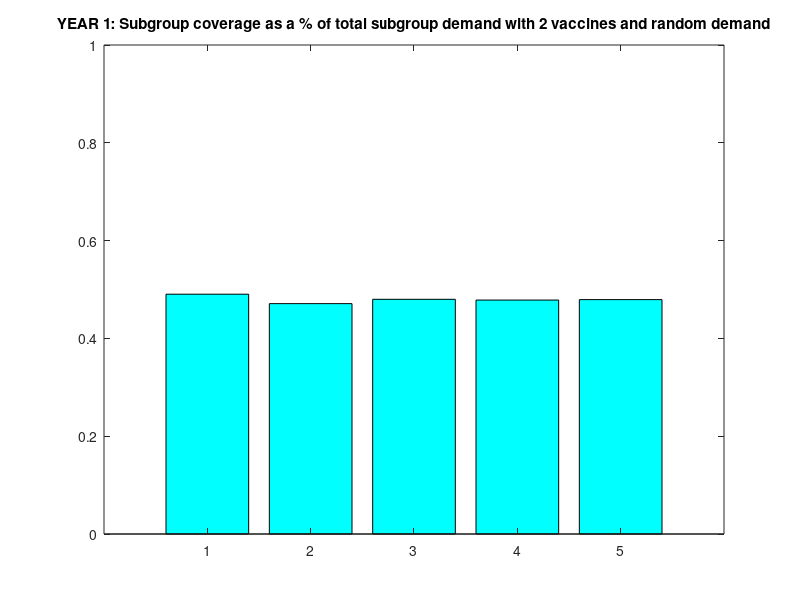
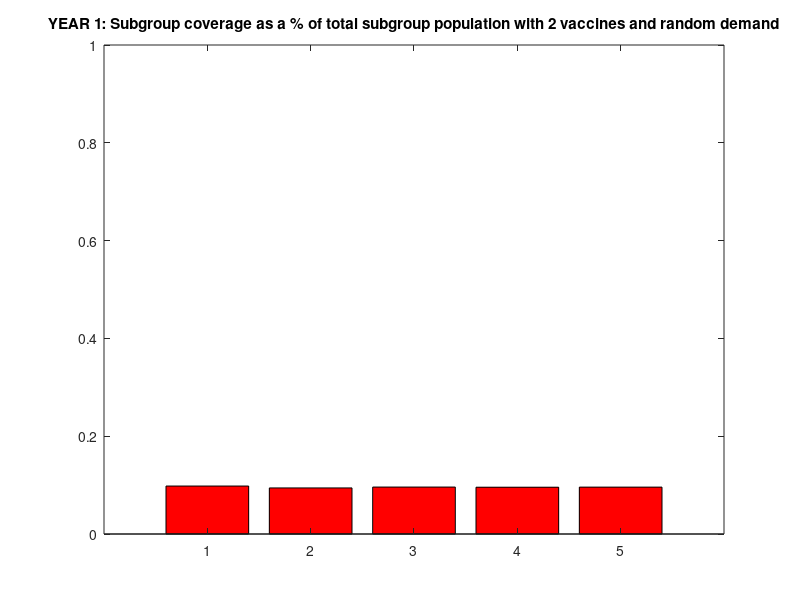

Source code (MATLAB) for these figures, in order:
function Ldistr_5G_year1_solevacc() %was originally Year 0 but that's confusing

global Unvacc Left_C Doses Perc Left_budget Perc_totalpplnGr cov Bused

clear Doses
clear Perc
clear Left_budget  % left over budget, cash+doses translated in $
clear Left_C  % left over cash
clear Perc_totalpplnGr
clear Unvacc

scale=0.8;


%%Queue demand
%d1=

%dmd=[d1,d2,d3,d4,d5];

dmd=[0.2,0.2,0.2,0.2,0.2];                      % Case 1A - from NACI federal survey HZ coverage estimate
%dmd = [0.175,0.19825,0.2215,0.24475, 0.268]   % Case 1B - used equation of a line between (65, 0.175) and (69, 0.268) --> American data
%dmd =                                         % Case 1C - 
%dmd = 0.084 + (0.3-0.084)*rand(1,5);          % Case 1D - use 30% as a highball max coverage rate (US coverage goal for HZ)
overestB=0.5;
gamma1=1; %assume 100% monopoly of shingrix

%Gr is the matrix of [group sizes, demand in group, group label by age: 1= 60-61, 2=61-62 etc.]
Gr(1,:)=[152930,dmd(1),1]; % 65-66
Gr(2,:)=[148584,dmd(2),2]; %66-67
Gr(3,:)=[145840,dmd(3),3]; % 67-68
Gr(4,:)=[146319,dmd(4),4]; % etc
Gr(5,:)=[146037,dmd(5),5]; % etc
Gr;

l=1
for l=1:1

%We shuffle the order of the groups so we do not always start distributing to last group first.
j=1;
order=1:5;
order=order(randperm(length(order)));
for j=1:5
 % Gr(j,:)=Gr(order(j),:); % I am reindexing groups according to the shuffle of (1,2,3,4,5).
extract(j)=Gr(order(j),1)/1000;
demand(j)=Gr(order(j),2) ;
j=j+1;
end
extract;
demand;
%Gr


disp('Scaled group sizes after reorder!');
extract;

for i=1:5
    G(i)=extract(i)*demand(i);
    n(i)=floor(G(i));
    lambda(i)=floor((1-0.2*rand(1))*n(i));
    d(i)=(lambda(i)^(n(i))*exp(-lambda(i)))/factorial(n(i));
end
disp('Estimated demand in each group after reshuffle:');
G;
n
lambda
disp('queue demand in each group')
d

prob_outcome=[0.385;0.391;0.396;0.402;0.408]; %probab. of disease in group i leading to outcome "shingles" data from line btwn (50,0.3) and (85,0.5) https://www.ncbi.nlm.nih.gov/pmc/articles/PMC5724974/

%I compute the budget scaled in units of 1000, since i cut the groups by a factor of 1000.

% Overestimate budget at p1=300 for all;
p=scale*[300]; % price govt. pays = price of products on market * scale (scale = discount factor for gvt.)
av_price=gamma1*p(1);

  
 for i=1:5
     B(i)=overestB*(av_price*G(i));
 end
 
disp('Scaled budget in groups after reorder')
B
totB=sum(B);

%u units of resource = number of vaccine doses available as a Budget/price
%estimate in each group, of both kinds.

for i=1:5 
        u(i,1)=(gamma1*B(i))/p(1); % vaccines from producer 1 in group i
      % u(i,2)=(gamma2*B(i))/p(2); % vaccines from producer 2 in group i
end

% The vector w holds the scaled number of doses
disp('# of doses purchased with budget B for each group, of each vaccine');
u
for i=1:5
w_total(i,:)=min(floor(u(i,1)),lambda(i));
end
w_total

%%% Check budget computation:
for i=1:5
    chec(i)=dot(w_total(i,:),p');
end
chec
sum(chec);
B=chec

%Lines 76-80 tell me if I used less money than I allocated.
if (sum(chec) == totB)
  disp(' budget exhausted ')
  else
  disp('budget not exhausted')
  end
%%%%%%%

disp('efficacy of each vaccine in each age group');
e=[0.9;0.9;0.889;0.89;0.88];



%%------------------------------------------------------------
%% STAGES - we do the allocation in stages
%%------------------------------------------------------------
%
disp(' We initiate the number of doses we have to allocate');
W_initial=floor(u);

%% Starting at stage T = 5, since we're working with 5 groups. Note that we work with the reshuffled groups here.
for i=1:5
  disp('current group we allocate in')
 T=order(6-i)
 
%%revenue computation for current group T, in which we allocate:

disp(' Define the vector of resources compared with the size of current group:');
w=[(min(G(T),w_total(T,1)))];%,(min(G(T),w_total(T,2)))];

clear xt1 xt2

xt1=0:1:w(1);
%xt2=0:1:w(2);

xt=xt1; % this matrix holds the decision variables of the DP method; 

 clear rev  % rev = value of the objective function in current group T; we clear it for each group we allocate in, 
            %otherwise we bring over the updated revenue from the previous 
            % stage, which we don't want.

   for s=1:(w(1)+1)
   % for t=1:((w(2)+2)-s)
         rev(s,i)=(e(i,1)*xt1(s))*prob_outcome(i)*d(i);
    end 
  
   
disp('# of rows in rev= size of (xt1); # ofcols of rev = size of xt2')
sizext1=size(xt1);
%sizext2=size(xt2);
rev;

%si=size(rev(:,:,i));
revbis=rev;#reshape(rev(:,:,i),si(1),si(2));
 
 %%% Lines 132-136 compute the max values of the objective function in group T, and the allocations which achieve this value = 
 %i.e., we compute an optimal soln of the allocation problem
 disp('max value of ob. fction= M; optimal allocation values of xt1, xt2 in max_vacc')
 [M,I] = max(revbis(:));
 f(i)=M;
 [I_row, I_col] = ind2sub(size(revbis),I); 
 max_vacc1(T,1)=I_row-1;
% max_vacc2(T,1)=I_col-1;

 % resetting our resources: 

disp('Reset resources after every allocation in a group')
w_total(T,:)=max(W_initial(T,:)-[max_vacc1(T,1)],zeros(1,1));
clear revbis
 end
 
%% From here, we finish the assignments allocated to each group
 
disp('Final assignments per groups per vaccine')
 mv1=[max_vacc1]%,max_vacc2]
 
disp('Left over doses')
w_total


for k=1:5
    percc(k,:)=[floor(order(k)),w_total(k,:)];
    if (percc(k,1) == 1)
      Y(1,:)=percc(k,:);
      end
    if (percc(k,1) == 2)
      Y(2,:)=percc(k,:);
      end
      if (percc(k,1) == 3)
      Y(3,:)=percc(k,:);
      end
    if (percc(k,1) == 4)
      Y(4,:)=percc(k,:);
      end
      if (percc(k,1) == 5)
      Y(5,:)=percc(k,:);
      end
end

Doses(:,:,l)=Y(:,2:end);
clear percc
clear Y

disp('Percentage of people vaccinated in each group out who demanded it (the 20%)- reshuffled')
 for i=1:5
     % Percentage of people vaccinated in each group - assume likelihood to vacc if offered =100%:
      perc(i)= sum(mv1(i,:))/G(i);
      perc_totalpplnGr(i)= sum(mv1(i,:))/extract(i);
 end
 perc
 perc_totalpplnGr

for k=1:5
    percc(k,:)=[floor(order(k)),perc(k)];
    if (percc(k,1) == 1)
      Y(1,:)=percc(k,:);
      end
    if (percc(k,1) == 2)
      Y(2,:)=percc(k,:);
      end
      if (percc(k,1) == 3)
      Y(3,:)=percc(k,:);
      end
    if (percc(k,1) == 4)
      Y(4,:)=percc(k,:);
      end
      if (percc(k,1) == 5)
      Y(5,:)=percc(k,:);
      end
end


 Perc(:,l)=Y(:,2:end);
 clear percc
 clear Y

for k=1:5
    percc_tot(k,:)=[floor(order(k)),perc_totalpplnGr(k)];
    if (percc_tot(k,1) == 1)
      Y(1,:)=percc_tot(k,:);
      end
    if (percc_tot(k,1) == 2)
      Y(2,:)=percc_tot(k,:);
      end
      if (percc_tot(k,1) == 3)
      Y(3,:)=percc_tot(k,:);
      end
    if (percc_tot(k,1) == 4)
      Y(4,:)=percc_tot(k,:);
      end
      if (percc_tot(k,1) == 5)
      Y(5,:)=percc_tot(k,:);
      end
end
Perc_totalpplnGr(:,l)=Y(:,2:end);
 clear percc_tot
 clear Y
 
 disp('initial budget in groups')
 B
disp('Spent budget in reshuffled groups')
 for i=1:5
 Bopt(i)=mv1(i,1)*p(1);#+mv1(i,2)*p(2);
 Left(i)=B(i)-Bopt(i);
 Left_cash(i)=Left(i)-(w_total(i,1)*p(1));#+w_total(i,2)*p(2));
end

Bused(1:5,l)=Bopt';
 
clear w_total 
 for k=1:5
    percc1(k,:)=[floor(order(k)),Left(k)];
    if (percc1(k,1) == 1)
      Y1(1,:)=percc1(k,:);
      end
    if (percc1(k,1) == 2)
      Y1(2,:)=percc1(k,:);
      end
      if (percc1(k,1) == 3)
      Y1(3,:)=percc1(k,:);
      end
    if (percc1(k,1) == 4)
      Y1(4,:)=percc1(k,:);
      end
      if (percc1(k,1) == 5)
      Y1(5,:)=percc1(k,:);
      end
 end

Left_budget(:,l)=Y1(:,2:end);
 clear percc1 
clear Y1



 for k=1:5
    percc2(k,:)=[floor(order(k)),Left_cash(k)];
if (percc2(k,1) == 1)
      Y2(1,:)=percc2(k,:);
      end
    if (percc2(k,1) == 2)
      Y2(2,:)=percc2(k,:);
      end
      if (percc2(k,1) == 3)
      Y2(3,:)=percc2(k,:);
      end
    if (percc2(k,1) == 4)
      Y2(4,:)=percc2(k,:);
      end
      if (percc2(k,1) == 5)
      Y2(5,:)=percc2(k,:);
      end
  end

Left_C(:,l)=Y2(:,end);
clear percc2
clear Y2


end
 
 
%
%% -------------- End of STAGE Computations ------------
%
%%------------------------------------------------------------
%% PLOTS
%%------------------------------------------------------------
%
%% First, we reverse the shuffling (lines 184-206), so that we can plot the coverage for groups in proper age order.

Doses
Perc
Perc_totalpplnGr;
Left_budget;
Left_C;
%%%%

##########################G_young(1,:)=[157292,0.2,1]; % NEW AGE GROUP 64-65 FOR REDISTRIBUTION OF LEFTOVERS
##########################young_prob_outcome=0.38;
##########################e_young=[0.88,0.52];
##########################w=Doses(:,:,l)
##########################
##########################clear xt1 xt2
##########################
##########################xt1=0:1:w(1);
##########################xt2=0:1:w(2);
##########################
##########################xt=[xt1,xt2]; % this matrix holds the decision variables of the DP method; 
##########################
########################## for s=1:(w(1)+1)
##########################    for t=1:((w(2)+2)-s)
########################## rev(s,t,i)=(e_young(1)*xt1(s) + e_young(2)*xt2(t))*young_prob_outcome*0.2; %where 0.2 is demand (constant in this case)
##########################end 
########################## end
##########################  
##########################  si=size(rev(:,:,i));
##########################revbis=reshape(rev(:,:,i),si(1),si(2))
########################## 
########################## %%% Lines 132-136 compute the max values of the objective function in group T, and the allocations which achieve this value = 
########################## %i.e., we compute an optimal soln of the allocation problem
########################## disp('max value of ob. fction= M; optimal allocation values of xt1, xt2 in max_vacc')
########################## [M,I] = max(revbis(:));
########################## f(i)=M
########################## [I_row, I_col] = ind2sub(size(revbis),I); 
########################## max_young1=I_row-1
########################## max_young2=I_col-1
########################## cov(:,)=((max_young1+max_young2)*10^3)/G_young(1,1);
########################## % resetting our resources: 
##########################
##########################disp('Reset resources after every allocation in a group')
##########################Doses(:,:,l)=max(Doses(:,:,l)-[max_young1,max_young2],zeros(1,2))
##########################clear revbis



%%%%  
%%%%end
%%%%percc
%%%%Y
%%%%
%%%%%%%%%%% Data we need to roll over in the next year:%%%%%
#Unvacc_perc = 1- Perc;
#for k=1:5
#Unvacc(k,l)=Unvacc_perc(k,l)*Gr(k,1);
#end

disp('Unvaccinated numbers per (unshuffled) group after year 1')
for k=1:5
Unvacc(k,l)=(1-Perc_totalpplnGr(k,l))*Gr(k,1);
end
Unvacc;

%disp('Leftover budget from year 1')
%%Left
%%%
%%%%%%%Graphs in bar format, each group has its own bar- these are for percc.
%%%%%% 
v1=1:1:5;
 figure
  h=bar(1:1:5,Perc(:,l),"c");
  axis([0 6 0 1]);
 title('YEAR 1: Subgroup coverage as a % of total subgroup demand with 2 vaccines and random demand')
 figure
  h=bar(1:1:5,Perc_totalpplnGr(:,l),"r");
  axis([0 6 0 1]);
 title('YEAR 1: Subgroup coverage as a % of total subgroup population with 2 vaccines and random demand')
end  % end for the l  loop


function v=shuffle(v)
  v=v(randperm(length(v)))
end